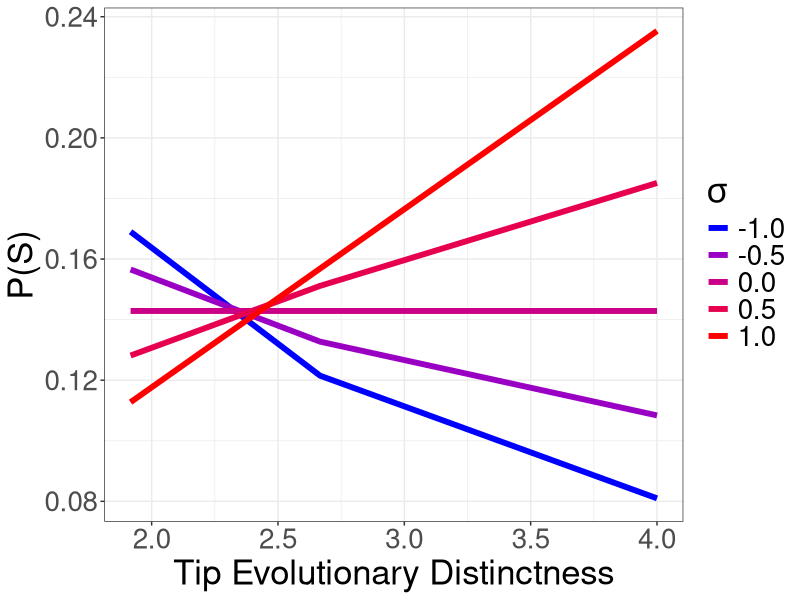

Here is the R script that generated this plot:
library(ggplot2)

ed_vals <- c(rep((1/6 + 1/4 + 1/2 + 1), 4),
             rep((1/6 + 1/2 + 2), 2), 4)

sigs <- c(-1, -0.5, 0, 0.5, 1)
res <- NULL
for(i in 1:length(sigs)) {
  mdfd <- ed_vals^sigs[i]
  res <- c(res, mdfd/(sum(mdfd)))
}
res <- data.frame(p=res, ed=rep(ed_vals, length(sigs)),
                  sig=rep(sigs, each=length(ed_vals)))
p <- ggplot(res, aes(x=ed, y=p, group=sig, colour=sig)) +
  geom_line(size= 2) + theme_bw() +
  scale_colour_gradient(low="blue", high="red", guide=guide_legend(title=expression(sigma))) +
  xlab("Tip Evolutionary Distinctness") + ylab("P(S)") +
  theme(text=element_text(size=25))
print(p)


